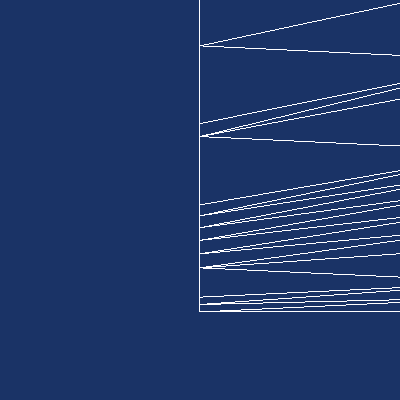

The script that drew this image:
#!/usr/bin/env python

# Demonstrate camera shift/scale with procedural geometry at large world coordinates.

import vtkmodules.vtkInteractionStyle  # noqa: F401
import vtkmodules.vtkRenderingOpenGL2  # noqa: F401

import math

from vtkmodules.vtkCommonCore import vtkPoints
from vtkmodules.vtkCommonDataModel import vtkCellArray, vtkPolyData
from vtkmodules.vtkRenderingCore import (
    vtkActor,
    vtkPolyDataMapper,
    vtkRenderWindow,
    vtkRenderWindowInteractor,
    vtkRenderer,
)

# Build procedural geometry: ring of triangles at large world offset
xres = 200
yres = 20

points = vtkPoints()
points.SetDataTypeToDouble()
for y in range(yres):
    angle = 2.0 * y / yres
    for x in range(xres):
        step = x // 10
        size = 2.0 ** step
        radius = 0.001 * (1.0 + 10.0 * (size - 1.0) + (x % 10) * size)
        points.InsertNextPoint(40000.0 + radius * math.cos(angle), radius * math.sin(angle), 0.0)

cells = vtkCellArray()
for y in range(yres - 1):
    for x in range(xres - 1):
        cells.InsertNextCell(3)
        cells.InsertCellPoint(y * xres + x)
        cells.InsertCellPoint(y * xres + x + 1)
        cells.InsertCellPoint((y + 1) * xres + x + 1)
        cells.InsertNextCell(3)
        cells.InsertCellPoint(y * xres + x)
        cells.InsertCellPoint((y + 1) * xres + x + 1)
        cells.InsertCellPoint((y + 1) * xres + x)

polydata = vtkPolyData()
polydata.SetPoints(points)
polydata.SetPolys(cells)

mapper = vtkPolyDataMapper()
mapper.SetInputData(polydata)
mapper.SetVBOShiftScaleMethod(3)  # FOCAL_POINT_SHIFT_SCALE

actor = vtkActor()
actor.SetMapper(mapper)
actor.GetProperty().SetDiffuse(0.0)
actor.GetProperty().SetAmbient(1.0)
actor.GetProperty().SetRepresentationToWireframe()
actor.SetPosition(-40000, 0, 0)

renderer = vtkRenderer()
renderer.SetBackground(0.1, 0.2, 0.4)
renderer.AddActor(actor)

render_window = vtkRenderWindow()
render_window.SetSize(400, 400)
render_window.AddRenderer(renderer)
render_window.SetWindowName("camera shift scale")

interactor = vtkRenderWindowInteractor()
interactor.SetRenderWindow(render_window)

# Scene
renderer.GetActiveCamera().SetPosition(0.001, 0.0015, 0.01)
renderer.GetActiveCamera().SetFocalPoint(0.001, 0.0015, 0)
renderer.ResetCameraClippingRange()

interactor.Initialize()
interactor.Start()
